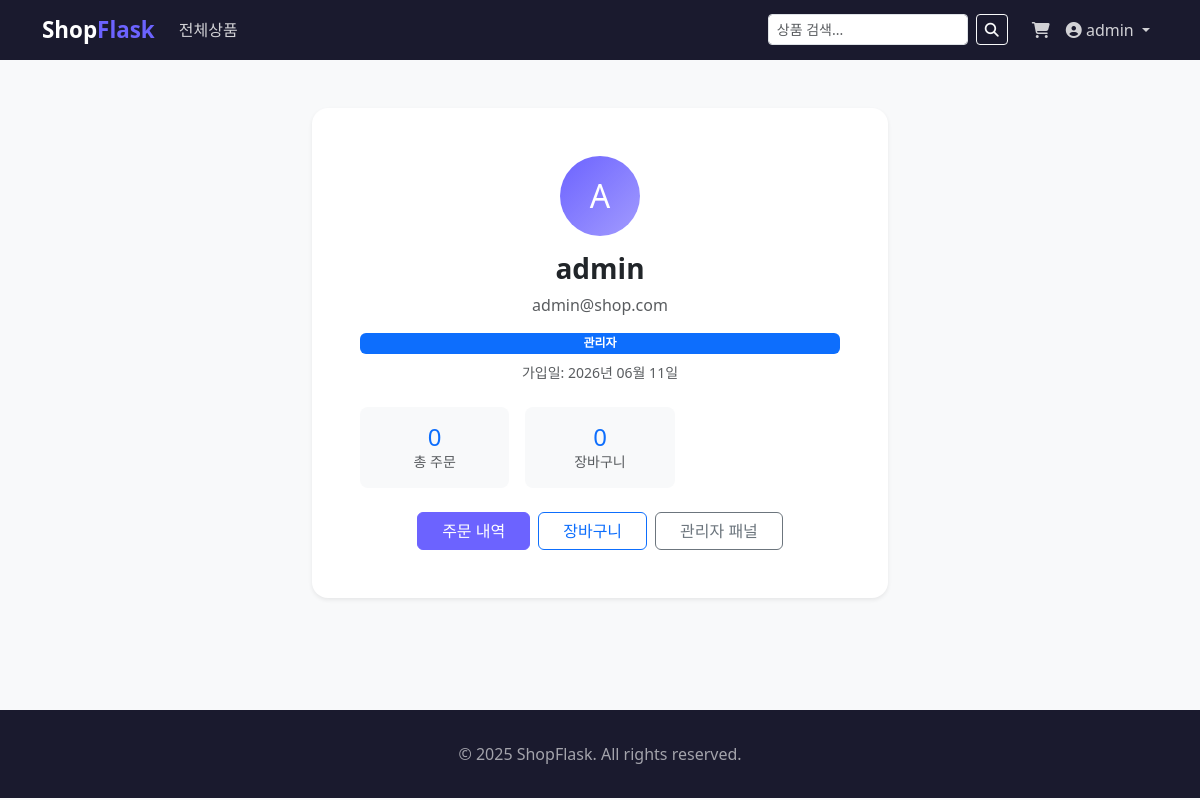
Screenshot of /profile (signed in) with the database file from the repository.
### models/user.py (models this page shows)
class User(db.Model, UserMixin):
    __tablename__ = 'users'
    id = db.Column(db.Integer, primary_key=True)
    username = db.Column(db.String(50), unique=True, nullable=False)
    email = db.Column(db.String(120), unique=True, nullable=False)
    password = db.Column(db.String(200), nullable=False)
    is_admin = db.Column(db.Boolean, default=False)
    created_at = db.Column(db.DateTime, default=datetime.utcnow)
    orders = db.relationship('Order', backref='customer', lazy=True)
    cart_items = db.relationship('CartItem', backref='user', lazy=True, cascade='all, delete-orphan')

### routes/user.py (the view)
@user_bp.route('/profile')
@login_required
def profile():
    order_count = Order.query.filter_by(user_id=current_user.id).count()
    return render_template('user/profile.html', order_count=order_count)

### models/user.py (called while the page is built)
@login_manager.user_loader
def load_user(user_id):
    return User.query.get(int(user_id))

### templates/user/profile.html (shortened to what this page needs)
{% extends 'base.html' %}
{% block content %}
<div class="container py-5" style="max-width:600px">
  <div class="card border-0 shadow-sm rounded-4 p-5 text-center">
    <div style="width:80px; height:80px; background: linear-gradient(135deg,#6c63ff,#a29bfe); border-radius:50%; display:flex; align-items:center; justify-content:center; margin:0 auto 1rem; font-size:2rem; color:white;">
      {{ current_user.username[0].upper() }}
    </div>
    <h3 class="fw-bold">{{ current_user.username }}</h3>
    <p class="text-muted">{{ current_user.email }}</p>
    {% if current_user.is_admin %}<span class="badge bg-primary mb-2">관리자</span>{% endif %}
    <p class="text-muted small mb-4">가입일: {{ current_user.created_at.strftime('%Y년 %m월 %d일') }}</p>
    <div class="row g-3 text-center mb-4">
      <div class="col-4">
        <div class="card border-0 bg-light rounded-3 p-3">
          <h4 class="fw-black text-primary mb-0">{{ order_count }}</h4>
          <small class="text-muted">총 주문</small>
        </div>
      </div>
      <div class="col-4">
        <div class="card border-0 bg-light rounded-3 p-3">
          <h4 class="fw-black text-primary mb-0">{{ current_user.cart_items|length }}</h4>
          <small class="text-muted">장바구니</small>
        </div>
      </div>
    </div>
    <div class="d-flex gap-2 justify-content-center">
      <a href="{{ url_for('user.orders') }}" class="btn btn-primary px-4">주문 내역</a>
      <a href="{{ url_for('user.cart') }}" class="btn btn-outline-primary px-4">장바구니</a>
      {% if current_user.is_admin %}
      <a href="{{ url_for('admin.dashboard') }}" class="btn btn-outline-secondary px-4">관리자 패널</a>
      {% endif %}
    </div>
  </div>
</div>
{% endblock %}

### templates/base.html (shortened to what this page needs)
<!DOCTYPE html>
<html lang="ko">
<head>
  <link href="https://cdnjs.cloudflare.com/ajax/libs/bootstrap/5.3.0/css/bootstrap.min.css" rel="stylesheet">
  <link href="https://cdnjs.cloudflare.com/ajax/libs/font-awesome/6.4.0/css/all.min.css" rel="stylesheet">
</head>
<body>
<nav class="navbar navbar-expand-lg navbar-dark">
  <div class="container">
    <a class="navbar-brand" href="{{ url_for('user.index') }}">Shop<span>Flask</span></a>
    <div class="collapse navbar-collapse" id="nav">
      <ul class="navbar-nav me-auto">
        <li class="nav-item"><a class="nav-link" href="{{ url_for('user.shop') }}">전체상품</a></li>
      </ul>
      <form class="d-flex me-3" action="{{ url_for('user.shop') }}" method="get">
        <input class="form-control form-control-sm me-2" name="q" placeholder="상품 검색..." style="width:200px">
        <button class="btn btn-sm btn-outline-light" type="submit"><i class="fas fa-search"></i></button>
      </form>
      <ul class="navbar-nav">
        {% if current_user.is_authenticated %}
          <li class="nav-item">
            <a class="nav-link" href="{{ url_for('user.cart') }}">
              <i class="fas fa-shopping-cart"></i>
              {% set cart_count = current_user.cart_items|length %}
            </a>
          </li>
          <li class="nav-item dropdown">
            <a class="nav-link dropdown-toggle" href="#" data-bs-toggle="dropdown">
              <i class="fas fa-user-circle"></i> {{ current_user.username }}
            </a>
          </li>
        {% else %}
          <li class="nav-item"><a class="nav-link" href="{{ url_for('auth.login') }}">로그인</a></li>
          <li class="nav-item"><a class="nav-link btn btn-primary btn-sm text-white ms-2 px-3" href="{{ url_for('auth.register') }}">회원가입</a></li>
        {% endif %}
      </ul>
    </div>
  </div>
</nav>
<main>{% block content %}{% endblock %}</main>
<footer>
  <div class="container text-center">
    <p class="mb-0">© 2025 ShopFlask. All rights reserved.</p>
  </div>
</footer>
</body>
</html>

### templates/base.html (style rules this page uses)
:root { --primary: #6c63ff; --dark: #1a1a2e; }
body { font-family: 'Segoe UI', sans-serif; background: #f8f9fa; }
.navbar { background: var(--dark) !important; }
.navbar-brand { color: #fff !important; font-weight: 800; font-size: 1.4rem; }
.navbar-brand span { color: var(--primary); }
.nav-link { color: rgba(255,255,255,.8) !important; }
.btn-primary { background: var(--primary); border-color: var(--primary); }
footer { background: var(--dark); color: rgba(255,255,255,.6); padding: 2rem 0; margin-top: 4rem; }

### rows the page displays
User: username "admin", username "A", email "admin@shop.com", created_at "2026년 06월 11일"

### other values shown
{{ order_count }} "0"
{{ current_user.cart_items|length }} "0"
